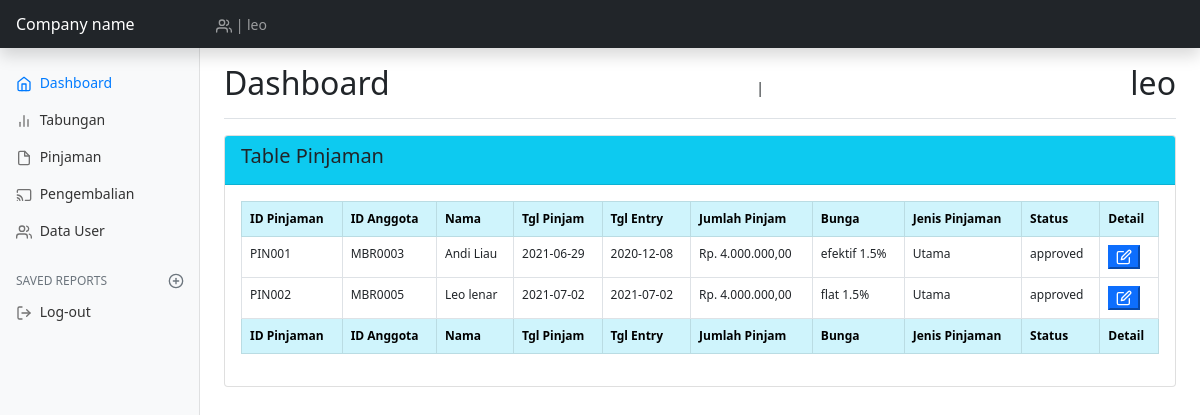
Page /views/index.php?page=pengembalian (signed in) on the committed database.
### tables this page shows
CREATE TABLE `tb_pinjaman` (
  `id_pinjaman` char(15) NOT NULL,
  `id_anggota` char(15) NOT NULL,
  `tgl_pinjam` date NOT NULL,
  `tgl_entry` date NOT NULL,
  `id_bunga` char(15) NOT NULL,
  `id_jenis_pinjaman` char(15) NOT NULL,
  `jumlah_pinjaman` varchar(100) NOT NULL,
  `tenor` varchar(10) NOT NULL
);

CREATE TABLE `tb_anggota` (
  `id_anggota` char(15) NOT NULL,
  `id_user` char(15) NOT NULL,
  `tgl_join` date NOT NULL,
  `nama_lengkap` varchar(100) NOT NULL,
  `tempat_lahir` varchar(25) NOT NULL,
  `tgl_lahir` date NOT NULL,
  `alamat_sekarang` varchar(100) NOT NULL,
  `no_telpn` char(15) NOT NULL,
  `simpanan_pokok` int(15) NOT NULL,
  `tgl_entry` date NOT NULL
);

CREATE TABLE `tb_bunga` (
  `id_bunga` int(15) NOT NULL,
  `jenis_bunga` varchar(20) NOT NULL,
  `jumlah_bunga` varchar(20) NOT NULL
);

CREATE TABLE `tb_jenis_pinjaman` (
  `id_jenis_pinjaman` int(15) NOT NULL,
  `jenis_pinjaman` varchar(20) NOT NULL
);

CREATE TABLE `tb_approv_pinjaman` (
  `id_approv_pin` int(100) NOT NULL,
  `id_pinjaman` char(15) NOT NULL,
  `tgl_approv` date NOT NULL,
  `status` varchar(100) NOT NULL
);

### assets/koneksi.php (called while the page is built, shortened)
<?php
function rupiah($angka){
	$hasil_rupiah = "Rp. " . number_format($angka,2,',','.');
	return $hasil_rupiah;
}
?>

### views/admin/pinjam/pengembalian.php (the view)
<div class="row">
	<div class="col-sm-12">
		<div class="card">
			<div class="card-header bg-info">
				<h5 class="card-title">Table Pinjaman</h5>
			</div>
			<div class="card-body">
				<div class="table-responsive">
					<table id="example" class="display table table-bordered" style="width: 100%; font-size: 12px;">
						<thead class="table-info">
							<tr>
								<th>ID Pinjaman</th>
								<th>ID Anggota</th>
								<th>Nama</th>
								<th>Tgl Pinjam</th>
								<th>Tgl Entry</th>
								<th>Jumlah Pinjam</th>
								<th>Bunga</th>
								<th>Jenis Pinjaman</th>
								<th>Status</th>
								<th>Detail</th>
							</tr>
						</thead>
						<tbody>
							<?php
							$sqlu = mysqli_query($koneksi, "select * from tb_pinjaman x inner join tb_bunga y on y.id_bunga = x.id_bunga inner join tb_jenis_pinjaman z on z.id_jenis_pinjaman = x.id_jenis_pinjaman inner join tb_anggota w on w.id_anggota = x.id_anggota");
							while ($datau = mysqli_fetch_array($sqlu)) {
								$ce = mysqli_query($koneksi, "select * from tb_approv_pinjaman where id_pinjaman = '".$datau['id_pinjaman']."' and status = 'approved'");
								$dc = mysqli_num_rows($ce);
								$dapp = mysqli_fetch_array($ce);
								if ($dc > 0) {
								?>
								<tr>
									<td><?= $datau['id_pinjaman']; ?></td>
									<td><?= $datau['id_anggota']; ?></td>
									<td><?= $datau['nama_lengkap'];?></td>
									<td><?= $datau['tgl_pinjam']; ?></td>
									<td><?= $datau['tgl_entry']; ?></td>
									<td><?= rupiah($datau['jumlah_pinjaman']); ?></td>
									<td><?= $datau['jenis_bunga']." ".$datau['jumlah_bunga']."% "; ?></td>
									<td><?= $datau['jenis_pinjaman']; ?></td>
									<td><?= $dapp['status']; ?></td>
									<td><a href="?pin=detail_pinjaman&idpin=<?= $datau['id_pinjaman']; ?>"><button class="btn-md btn-primary"><span data-feather='edit'></span></button></a></td>
								</tr>
							<?php }
							}
							?>
						</tbody>
						<tfoot class="table-info">
							<tr>
								<th>ID Pinjaman</th>
								<th>ID Anggota</th>
								<th>Nama</th>
								<th>Tgl Pinjam</th>
								<th>Tgl Entry</th>
								<th>Jumlah Pinjam</th>
								<th>Bunga</th>
								<th>Jenis Pinjaman</th>
								<th>Status</th>
								<th>Detail</th>
							</tr>
						</tfoot>
					</table>
				</div>
			</div>
		</div>
	</div>
</div>

### rows in the picture
tb_pinjaman: id_pinjaman "PIN001", id_anggota.id_anggota "MBR0003", id_anggota.nama_lengkap "Andi Liau", tgl_pinjam "2021-06-29", id_anggota.tgl_entry "2020-12-08", jumlah_pinjaman "Rp. 4.000.000,00", id_bunga.jenis_bunga "efektif", id_bunga.jumlah_bunga "1.5", id_jenis_pinjaman.jenis_pinjaman "Utama", tb_approv_pinjaman.status "approved"
tb_pinjaman: id_pinjaman "PIN002", id_anggota.id_anggota "MBR0005", id_anggota.nama_lengkap "Leo lenar", tgl_pinjam "2021-07-02", id_anggota.tgl_entry "2021-07-02", jumlah_pinjaman "Rp. 4.000.000,00", id_bunga.jenis_bunga "flat", id_bunga.jumlah_bunga "1.5", id_jenis_pinjaman.jenis_pinjaman "Utama", tb_approv_pinjaman.status "approved"

### other values in the picture
$_SESSION['user'] "leo"
